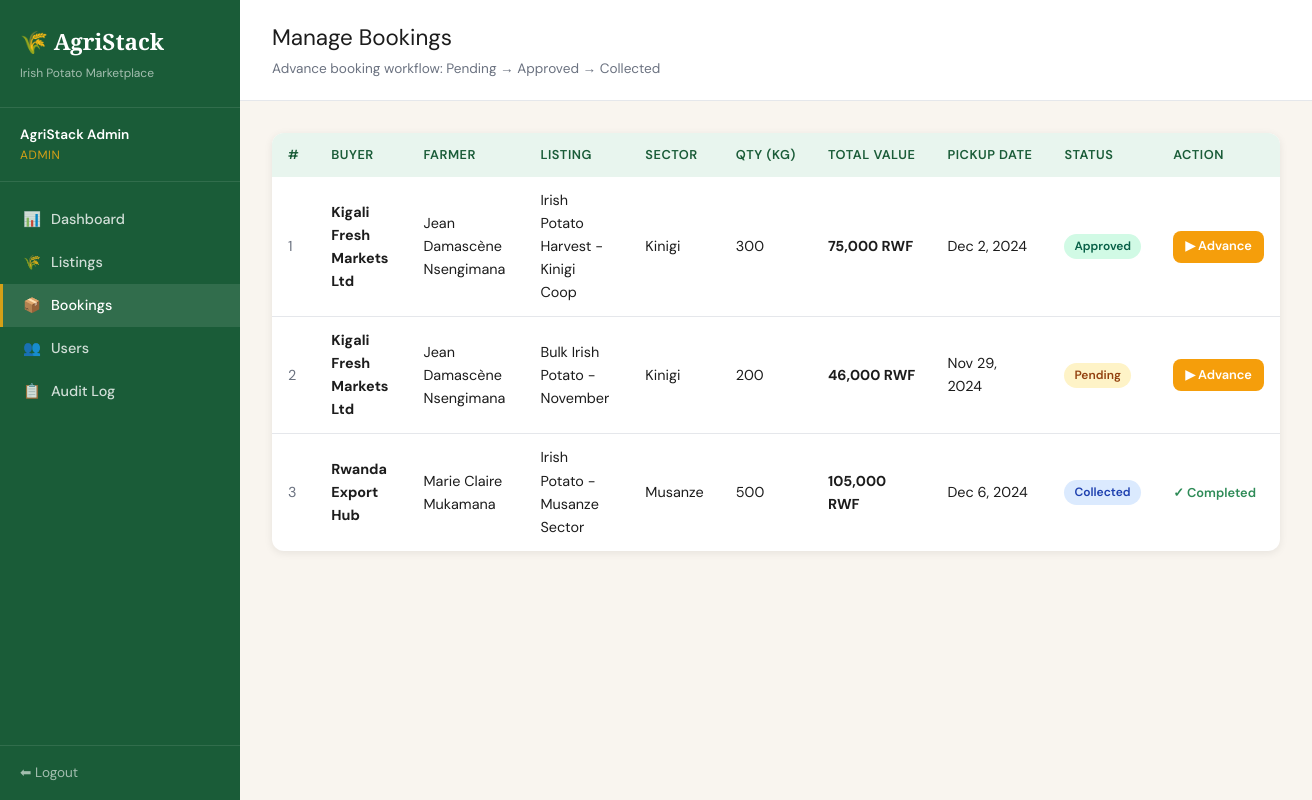
Screenshot of /admin/bookings (signed in) with the database file from the repository.
### tables this page shows
CREATE TABLE bookings (
    id              INT AUTO_INCREMENT PRIMARY KEY,
    listing_id      INT NOT NULL,
    buyer_id        INT NOT NULL,
    quantity_kg     DECIMAL(10,2) NOT NULL,
    price_per_kg    DECIMAL(10,2) NOT NULL,
    total_value     DECIMAL(12,2) GENERATED ALWAYS AS (quantity_kg * price_per_kg) STORED,
    preferred_date  DATE NOT NULL,
    notes           TEXT,
    status          ENUM('pending','approved','collected') NOT NULL DEFAULT 'pending',
    created_at      DATETIME NOT NULL DEFAULT CURRENT_TIMESTAMP,
    updated_at      DATETIME ON UPDATE CURRENT_TIMESTAMP,
    FOREIGN KEY (listing_id) REFERENCES listings(id) ON DELETE CASCADE,
    FOREIGN KEY (buyer_id) REFERENCES users(id) ON DELETE CASCADE
);

CREATE TABLE users (
    id          INT AUTO_INCREMENT PRIMARY KEY,
    name        VARCHAR(150) NOT NULL,
    email       VARCHAR(150) NOT NULL UNIQUE,
    password    VARCHAR(255) NOT NULL,
    phone       VARCHAR(20),
    role        ENUM('farmer','buyer','admin') NOT NULL DEFAULT 'farmer',
    sector      VARCHAR(100),
    is_active   TINYINT(1) NOT NULL DEFAULT 1,
    created_at  DATETIME NOT NULL DEFAULT CURRENT_TIMESTAMP
);

CREATE TABLE listings (
    id              INT AUTO_INCREMENT PRIMARY KEY,
    farmer_id       INT NOT NULL,
    title           VARCHAR(200) NOT NULL DEFAULT 'Irish Potato Harvest',
    quantity_kg     DECIMAL(10,2) NOT NULL,
    price_per_kg    DECIMAL(10,2) NOT NULL,
    pickup_sector   VARCHAR(100) NOT NULL,
    harvest_date    DATE NOT NULL,
    description     TEXT,
    status          ENUM('pending','approved','rejected') NOT NULL DEFAULT 'pending',
    created_at      DATETIME NOT NULL DEFAULT CURRENT_TIMESTAMP,
    updated_at      DATETIME ON UPDATE CURRENT_TIMESTAMP,
    FOREIGN KEY (farmer_id) REFERENCES users(id) ON DELETE CASCADE
);

### app/controllers/AdminController.php (called while the page is built, shortened)
<?php
require_once __DIR__ . '/../models/BookingModel.php';
class AdminController {
    private BookingModel $bookingModel;
    public function __construct() {
        $this->bookingModel = new BookingModel();
    }
    public function bookings(): void {
        $bookings = $this->bookingModel->getAll();
        require_once __DIR__ . '/../views/admin/bookings.php';
    }
}

### index.php (called while the page is built, shortened)
<?php
require_once __DIR__ . '/app/core/Database.php';
require_once __DIR__ . '/app/core/helpers.php';
$requestUri  = $_SERVER['REQUEST_URI'];
$scriptName  = dirname($_SERVER['SCRIPT_NAME']);
$path        = str_replace($scriptName, '', $requestUri);
$path        = strtok($path, '?');
$path        = rtrim($path, '/') ?: '/';
$routes = [
    'GET' => [
        '/'                        => ['AuthController',    'index'],
        '/login'                   => ['AuthController',    'loginForm'],
        '/register'                => ['AuthController',    'registerForm'],
        '/logout'                  => ['AuthController',    'logout'],
        '/farmer/dashboard'        => ['FarmerController',  'dashboard'],
        '/farmer/listings'         => ['FarmerController',  'listings'],
        '/farmer/listings/create'  => ['FarmerController',  'createForm'],
        '/farmer/listings/edit'    => ['FarmerController',  'editForm'],
        '/farmer/listings/delete'  => ['FarmerController',  'delete'],
        '/farmer/bookings'         => ['FarmerController',  'bookings'],
        '/buyer/dashboard'         => ['BuyerController',   'dashboard'],
        '/buyer/listings'          => ['BuyerController',   'listings'],
        '/buyer/book'              => ['BuyerController',   'bookForm'],
        '/buyer/bookings'          => ['BuyerController',   'bookings'],
        '/admin/dashboard'         => ['AdminController',   'dashboard'],
        '/admin/listings'          => ['AdminController',   'listings'],
        '/admin/listings/approve'  => ['AdminController',   'approveListing'],
        '/admin/listings/reject'   => ['AdminController',   'rejectListing'],
        '/admin/bookings'          => ['AdminController',   'bookings'],
        '/admin/bookings/advance'  => ['AdminController',   'advanceBooking'],
        '/admin/users'             => ['AdminController',   'users'],
        '/admin/users/toggle'      => ['AdminController',   'toggleUser'],
        '/admin/audit-log'         => ['AdminController',   'auditLog'],
    ],
    'POST' => [
        '/login'                   => ['AuthController',    'login'],
        '/register'                => ['AuthController',    'register'],
        '/farmer/listings/create'  => ['FarmerController',  'create'],
        '/farmer/listings/edit'    => ['FarmerController',  'edit'],
        '/buyer/book'              => ['BuyerController',   'book'],
    ],
];
$method = $_SERVER['REQUEST_METHOD'];
$route  = $routes[$method][$path] ?? null;
[$controllerName, $action] = $route;
$controller = new $controllerName();
$controller->$action();

### app/core/Database.php (called while the page is built, shortened)
<?php
class Database {
    private static $instance = null;
    private $conn;
    private function __construct() {
        $this->conn = new mysqli(DB_HOST, DB_USER, DB_PASS, DB_NAME, DB_PORT);
        $this->conn->set_charset("utf8mb4");
    }
    public static function getInstance(): Database {
        if (self::$instance === null) {
            self::$instance = new Database();
        }
        return self::$instance;
    }
    public function query(string $sql, string $types = '', array $params = []): mysqli_result|bool {
        $stmt = $this->conn->prepare($sql);
        $stmt->execute();
        $result = $stmt->get_result();
        return $result !== false ? $result : true;
    }
    public function fetchAll(string $sql, string $types = '', array $params = []): array {
        $result = $this->query($sql, $types, $params);
        if ($result instanceof mysqli_result) {
            return $result->fetch_all(MYSQLI_ASSOC);
        }
        return [];
    }
}

### app/models/BookingModel.php (called while the page is built, shortened)
<?php
class BookingModel {
    private Database $db;
    public function __construct() {
        $this->db = Database::getInstance();
    }
    public function getAll(): array {
        return $this->db->fetchAll(
            "SELECT b.*, l.title as listing_title, l.pickup_sector,
                    u.name as buyer_name, f.name as farmer_name
             FROM bookings b
             JOIN listings l ON b.listing_id = l.id
             JOIN users u ON b.buyer_id = u.id
             JOIN users f ON l.farmer_id = f.id
             ORDER BY b.created_at DESC"
        );
    }
}

### app/views/admin/bookings.php (the view, shortened to what this page needs)
<?php $pageTitle = 'Manage Bookings'; require_once __DIR__ . '/../partials/header.php'; ?>
<div class="page-header">
  <div>
    <div class="page-title">Manage Bookings</div>
    <div class="page-subtitle">Advance booking workflow: Pending → Approved → Collected</div>
  </div>
</div>
<div class="page-body">
  <div class="card">
    <div class="table-wrap">
      <?php if (empty($bookings)): ?>
        <div class="empty-state"><div class="empty-icon">📦</div><h3>No bookings yet</h3></div>
      <?php else: ?>
      <table>
        <thead>
          <tr><th>#</th><th>Buyer</th><th>Farmer</th><th>Listing</th><th>Sector</th><th>Qty (kg)</th><th>Total Value</th><th>Pickup Date</th><th>Status</th><th>Action</th></tr>
        </thead>
        <tbody>
          <?php foreach ($bookings as $b): ?>
          <tr>
            <td style="color:var(--text-muted)"><?= $b['id'] ?></td>
            <td><strong><?= e($b['buyer_name']) ?></strong></td>
            <td><?= e($b['farmer_name']) ?></td>
            <td><?= e($b['listing_title']) ?></td>
            <td><?= e($b['pickup_sector']) ?></td>
            <td><?= number_format($b['quantity_kg']) ?></td>
            <td><strong><?= formatRwf($b['total_value']) ?></strong></td>
            <td><?= date('M j, Y', strtotime($b['preferred_date'])) ?></td>
            <td><?= statusBadge($b['status']) ?></td>
            <td>
              <?php if ($b['status'] !== 'collected'): ?>
              <a href="<?= BASE_URL ?>/admin/bookings/advance?id=<?= $b['id'] ?>"
                 class="btn btn-warning btn-sm"
                 onclick="return confirm('Advance booking #<?= $b['id'] ?> to next status?')">
                ▶ Advance
              </a>
              <?php else: ?>
              <span style="color:var(--green-mid);font-size:0.8rem;font-weight:600">✓ Completed</span>
              <?php endif; ?>
            </td>
          </tr>
          <?php endforeach; ?>
        </tbody>
      </table>
      <?php endif; ?>
    </div>
  </div>
</div>
<?php require_once __DIR__ . '/../partials/footer.php'; ?>

### app/core/helpers.php (shortened to what this page needs)
<?php
function e(mixed $val): string {
    return htmlspecialchars((string)$val, ENT_QUOTES, 'UTF-8');
}
function formatRwf(float $amount): string {
    return number_format($amount, 0, '.', ',') . ' RWF';
}
function statusBadge(string $status): string {
    $map = [
        'pending'  => ['#FEF3C7', '#92400E'],
        'approved' => ['#D1FAE5', '#065F46'],
        'collected'=> ['#DBEAFE', '#1E40AF'],
        'rejected' => ['#FEE2E2', '#991B1B'],
    ];
    [$bg, $fg] = $map[$status] ?? ['#F3F4F6', '#374151'];
    $label = ucfirst($status);
    return "<span class='badge' style='background:$bg;color:$fg'>$label</span>";
}

### public/css/style.css (style rules this page uses)
:root { --green-dark: #1A5C38; --green-mid: #2E8B57; --green-light:#E8F5EE; --gold: #D4A017; --gold-light: #FFF8E1; --cream: #F9F5EF; --white: #FFFFFF; --text-dark: #1C1C1C; --text-muted: #6B7280; --red: #DC2626; --amber: #F59E0B; --blue: #2563EB; --border: #E5E7EB; --shadow: 0 2px 8px rgba(0,0,0,0.08); --shadow-md: 0 4px 16px rgba(0,0,0,0.12); --radius: 12px; --radius-sm: 8px; }
*, *::before, *::after { box-sizing: border-box; margin: 0; padding: 0; }
html { font-size: 16px; scroll-behavior: smooth; }
body { font-family: 'DM Sans', sans-serif; background: var(--cream); color: var(--text-dark); line-height: 1.6; min-height: 100vh; }
a { color: var(--green-mid); text-decoration: none; }
.page-header { background: var(--white); border-bottom: 1px solid var(--border); padding: 20px 32px; display: flex; align-items: center; justify-content: space-between; gap: 16px; flex-wrap: wrap; }
.page-title { font-size: 1.4rem; color: var(--text-dark); }
.page-subtitle { font-size: 0.85rem; color: var(--text-muted); margin-top: 2px; }
.page-body { padding: 32px; flex: 1; }
.card { background: var(--white); border-radius: var(--radius); box-shadow: var(--shadow); overflow: hidden; margin-bottom: 24px; }
.table-wrap { overflow-x: auto; }
table { width: 100%; border-collapse: collapse; font-size: 0.9rem; }
thead th { background: var(--green-light); color: var(--green-dark); font-weight: 600; padding: 12px 16px; text-align: left; font-size: 0.8rem; text-transform: uppercase; letter-spacing: 0.04em; white-space: nowrap; }
tbody tr { border-bottom: 1px solid var(--border); transition: background 0.1s; }
tbody tr:last-child { border-bottom: none; }
tbody td { padding: 12px 16px; color: var(--text-dark); vertical-align: middle; }
.badge { display: inline-flex; align-items: center; padding: 3px 10px; border-radius: 20px; font-size: 0.75rem; font-weight: 600; white-space: nowrap; }
.btn { display: inline-flex; align-items: center; gap: 6px; padding: 9px 18px; border-radius: var(--radius-sm); font-family: 'DM Sans', sans-serif; font-size: 0.875rem; font-weight: 600; cursor: pointer; border: none; text-decoration: none; transition: all 0.15s ease; min-height: 40px; white-space: nowrap; }
.btn-warning { background: var(--amber); color: #fff; }
.btn-sm { padding: 5px 12px; font-size: 0.8rem; min-height: 32px; }

### rows the page displays
bookings: id "1", buyer.name "Kigali Fresh Markets Ltd", users.name "Jean Damascène Nsengimana", listing.title "Irish Potato Harvest - Kinigi Coop", listing.pickup_sector "Kinigi", quantity_kg "300", total_value "75,000 RWF", preferred_date "Dec 2, 2024", status "Approved"
bookings: id "2", buyer.name "Kigali Fresh Markets Ltd", users.name "Jean Damascène Nsengimana", listing.title "Bulk Irish Potato - November", listing.pickup_sector "Kinigi", quantity_kg "200", total_value "46,000 RWF", preferred_date "Nov 29, 2024", status "Pending"
bookings: id "3", buyer.name "Rwanda Export Hub", users.name "Marie Claire Mukamana", listing.title "Irish Potato - Musanze Sector", listing.pickup_sector "Musanze", quantity_kg "500", total_value "105,000 RWF", preferred_date "Dec 6, 2024", status "Collected", shows "✓ Completed"

### other values shown
$u['name'] "AgriStack Admin"
$role "ADMIN"
$item['icon'] "📊"
$item['label'] "Dashboard"
$item['icon'] "🌾"
$item['label'] "Listings"
$item['icon'] "📦"
$item['label'] "Bookings"
$item['icon'] "👥"
$item['label'] "Users"
$item['icon'] "📋"
$item['label'] "Audit Log"
